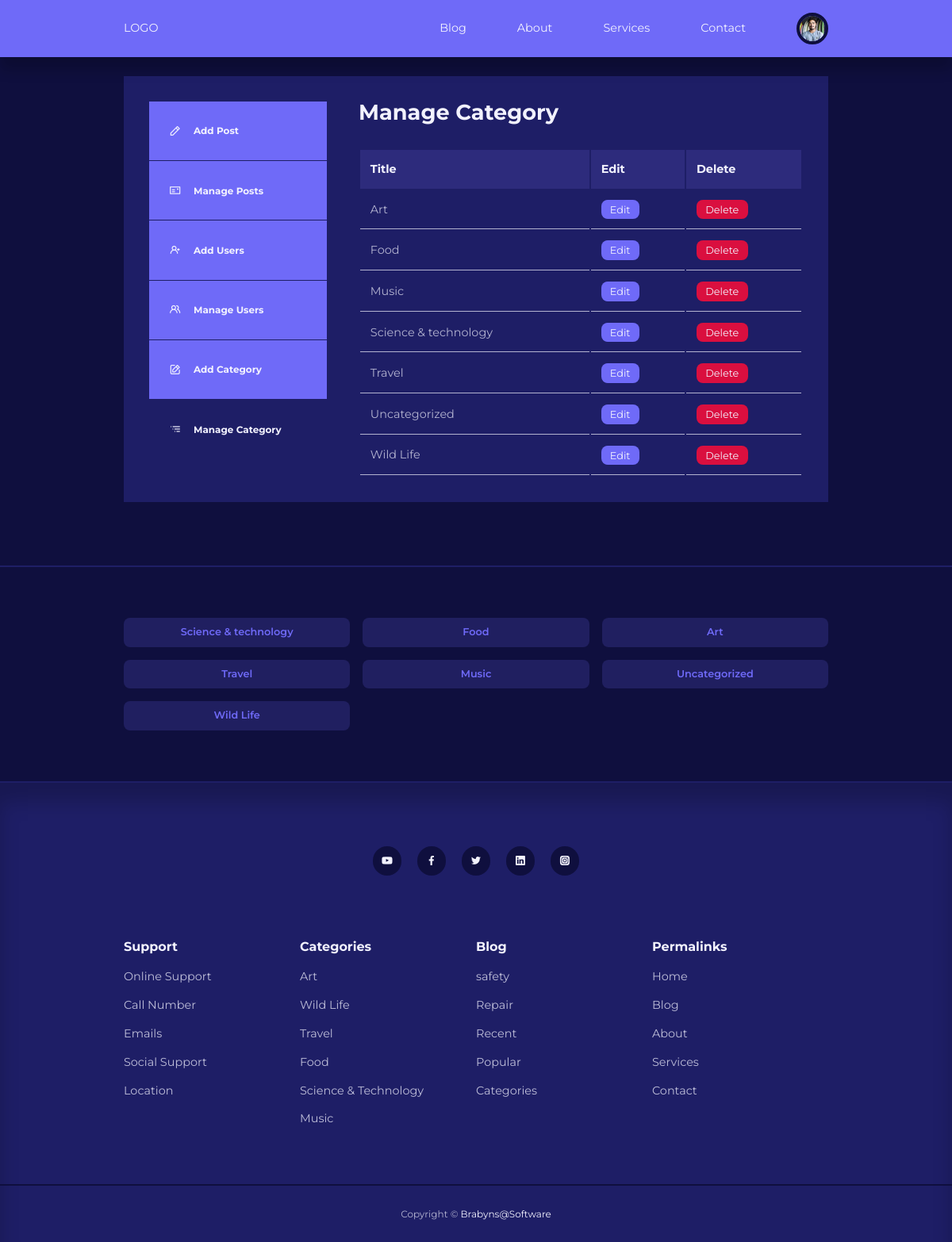
The app's page /blog/admin/manage-category.php (signed in) with its own data.
### tables this page shows
CREATE TABLE `users` (
  `id` int(11) UNSIGNED NOT NULL,
  `first_name` varchar(32) NOT NULL,
  `last_name` varchar(32) NOT NULL,
  `email` varchar(64) NOT NULL,
  `username` varchar(32) NOT NULL,
  `password` varchar(255) NOT NULL,
  `avatar` varchar(255) NOT NULL,
  `is_admin` varchar(32) NOT NULL
);

CREATE TABLE `categories` (
  `id` int(11) UNSIGNED NOT NULL,
  `title` varchar(50) NOT NULL,
  `description` text NOT NULL
);

### Blog/admin/includes/header.php (called while the page is built, shortened)
<?php
require '../includes/header.php';

### Blog/admin/manage-category.php (the view, shortened to what this page needs)
<?php include 'includes/header.php';
$fetch_category = "SELECT * FROM categories  ORDER BY title";
$result  = mysqli_query($connection, $fetch_category);
?>
   <section class="dashboard">
    <div class="container dashboard__container">
        <aside>
            <ul>
                <li>
                    <a href="add-post.php"><i class="uil uil-pen"></i>
                    <h5>Add Post</h5>
                    </a>
                </li>
                          <li>
                    <a href="index.php"><i class="uil uil-postcard"></i>
                    <h5>Manage Posts</h5>
                    </a>
                </li>
                <?php  if(isset($_SESSION['user_is_admin'])) : ?>
                              <li>
                    <a href="add-user.php"><i class="uil uil-user-plus"></i>
                    <h5>Add Users</h5>
                    </a>
                </li>
                             <li>
                    <a href="manage-user.php"><i class="uil uil-users-alt"></i>
                    <h5>Manage Users</h5>
                    </a>
                </li>
                              <li>
                    <a href="add-category.php"><i class="uil uil-edit"></i>
                    <h5>Add Category</h5>
                    </a>
                </li>                              <li>
                    <a href="manage-category.php" class="active"><i class="uil uil-list-ui-alt"></i>
                    <h5>Manage Category</h5>
                    </a>
                </li>
                 <?php endif ?>
            </ul>
        </aside>
        <main>
            <h2>Manage Category</h2>
              <?php if(mysqli_num_rows($result) > 0 ): ?>
            <table>
                <thead>
                    <tr>
                    <th>Title</th>
                    <th>Edit</th>
                    <th>Delete</th>
                    </tr>
                </thead>
                <tbody>
                   <?php while($category = mysqli_fetch_assoc($result)) : ?>
                    <tr>
                        <td><?= "{$category['title']}" ?></td>
                        <td><a href="<?= ROOT_URL ?>admin/edit-category.php?id=<?= $category['id'] ?>" class="btn sm">Edit</a></td>
                        <td><a href="<?= ROOT_URL ?>admin/delete-category.php?id=<?= $category['id'] ?>" class="btn sm danger">Delete</a></td>
                    </tr>
                    <?php endwhile ?>
                </tbody>
            </table>
            <?php else: ?>
            <div class="alert__message error"><?= "No Categories Found!!!" ?>  </div>
            <?php endif ?>
            </main>
    </div>
</section>
<?php include '../includes/footer.php';   ?>

### Blog/includes/header.php (shortened to what this page needs)
<?php
require 'config/database.php';
if(isset($_SESSION['user_id'])){
  $id = filter_var($_SESSION['user_id'], FILTER_SANITIZE_NUMBER_INT);
  $query = "SELECT * FROM users WHERE id = {$id}";
  $result = mysqli_query($connection, $query);
  $avatar = mysqli_fetch_assoc($result);
}
?>
<!DOCTYPE html>
<html lang="en">
<head>
    <link rel="stylesheet" href="<?= ROOT_URL?>css/style.css">
    <link rel="stylesheet" href="https://unicons.iconscout.com/release/v4.0.0/css/line.css">
</head>
<body>
    <nav>
        <div class="container nav__container">
            <a href="<?= ROOT_URL?>" class="nav__log">LOGO</a>
           <ul class="nav__items">
               <li><a href="<?= ROOT_URL?>blog.php">Blog</a></li>
               <li><a href="<?= ROOT_URL?>about.php">About</a></li>
               <li><a href="<?= ROOT_URL?>services.php">Services</a></li>
               <li><a href="<?= ROOT_URL?>contact.php">Contact</a></li>
               <?php if(isset($_SESSION['user_id'])) :  ?>
               <li class="nav__profile">
                   <div class="avatar">
                       <img src="<?= ROOT_URL . 'images/' .  $avatar['avatar'] ?>" alt="">
                   </div>
               </li>
                  <?php else : ?>
               <li><a href="<?= ROOT_URL?>signin.php">Signin</a></li>
              <?php endif ?>
           </ul>
        </div>
    </nav>

### Blog/includes/footer.php (shortened to what this page needs)
<?php
$fetch_category = "SELECT * FROM categories";
$result  = mysqli_query($connection, $fetch_category);
?>
<section class="category__buttons">
    <div class="container category__buttons-container">
       <?php while($category = mysqli_fetch_assoc($result)) : ?>
        <a href="<?= ROOT_URL ?>category-post.php?id=<?= $category['id'] ?>" class="category__button"><?= "{$category['title']}" ?></a>
 <?php endwhile ?>
    </div>
</section>
<footer>
    <div class="footer__socials">
        <a href="" target="_blank"><i class="uil uil-youtube"></i></a>
        <a href="" target="_blank"><i class="uil uil-facebook-f"></i></a>
        <a href="" target="_blank"><i class="uil uil-twitter"></i></a>
        <a href="" target="_blank"><i class="uil uil-linkedin"></i></a>
        <a href="" target="_blank"><i class="uil uil-instagram-alt"></i></a>
    </div>
    <div class="container footer__container">
        <article>
            <h4>Support</h4>
            <ul>
                <li><a href="">Online Support</a></li>
                <li><a href="">Call Number</a></li>
                <li><a href="">Emails</a></li>
                <li><a href="">Social Support</a></li>
                <li><a href="">Location</a></li>
            </ul>
        </article>
           <article>
            <h4>Categories</h4>
            <ul>
                <li><a href="">Art</a></li>
                <li><a href="">Wild Life</a></li>
                <li><a href="">Travel</a></li>
                <li><a href="">Food</a></li>
                <li><a href="">Science & Technology</a></li>
                <li><a href=""> Music</a></li>
            </ul>
        </article>
           <article>
            <h4>Blog</h4>
            <ul>
                <li><a href="">safety</a></li>
                <li><a href="">Repair</a></li>
                <li><a href="">Recent</a></li>
                <li><a href="">Popular</a></li>
                <li><a href="">Categories</a></li>
            </ul>
        </article>
               <article>
            <h4>Permalinks</h4>
            <ul>
                <li><a href="">Home</a></li>
                <li><a href="">Blog</a></li>
                <li><a href="">About</a></li>
                <li><a href="">Services</a></li>
                <li><a href="">Contact</a></li>
            </ul>
        </article>
    </div>
    <div class="footer__copyright">
        <small>Copyright &copy; <a href="mailto:burabuyabz@gmail.com" target="_blank">Brabyns@Software</a></small>
    </div>
</footer>
</body>
</html>

### Blog/css/style.css (style rules this page uses)
:root { --color-primary: #6f6af8; --color-primary-light: hsl(242, 91%, 69%, 18%); --color-primary-variant: #5854c7; --color-red: #da0f3f; --color-red-light: hsl(346, 87%, 46%, 15%); --color-green: #00c476; --color-green-light: hsl(156, 100%, 38%, 15%); --color-gray-900: #1e1e66; --color-gray-700: #2d2b7c; --color-gray-300: rgba(242, 242, 254, 0.3); --color-gray-200: rgba(242, 242, 254, 0.7); --color-white: #f2f2fe; --color-bg: #0f0f3e; --transition: all 300ms ease; --container-width-lg: 74%; --container-width-md: 88%; --form-width: 40%; --card-border-radius-1: 0.3rem; --card-border-radius-2: 0.5rem; --card-border-radius-3: 0.8rem; --card-border-radius-4: 2rem; --card-border-radius-5: 5rem; }
* { margin: 0; padding: 0; outline: 0; border: 0; list-style: none; text-decoration: none; box-sizing: border-box; }
body { font-family: montserrat, sans-serif; line-height: 1.6; color: var(--color-gray-200); overflow-x: hidden; background: var(--color-bg); font-size: 0.9rem; }
.container { width: var(--container-width-lg); max-width: 1800px; margin-inline: auto; }
section { margin-top: 3rem; width: 100vw; }
h1, h2, h3, h4, h5 { color: var(--color-white); line-height: 1.3; }
h2 { font-size: 1.7rem; margin: 1rem 0; }
h4 { font-size: 1rem; }
a { color: var(--color-white); transition: var(--transition); }
img { display: block; width: 100%; object-fit: cover; }
nav { background: var(--color-primary); width: 100vw; height: 4.5rem; position: fixed; top: 0; z-index: 10; box-shadow: 0 1rem 1rem rgba(0, 0, 0, 0.2); }
.nav__container { height: 100%; display: flex; align-items: center; justify-content: space-between; }
.avatar { width: 2.5rem; height: 2.5rem; border-radius: 50%; overflow: hidden; border: 0.3rem solid var(--color-bg); }
.nav__items { display: flex; align-items: center; gap: 4rem; }
.nav__profile { position: relative; cursor: pointer; }
.category__button { background: var(--color-primary-light); color: var(--color-primary); display: inline-block; padding: 0.5rem; border-radius: var(--card-border-radius-2); font-weight: 600; font-size: 0.8rem; text-align: center; }
.category__buttons { padding: 4rem 0; border-top: 2px solid var(--color-gray-900); border-bottom: 2px solid var(--color-gray-900); }
.category__buttons-container { width: fit-container; display: grid; grid-template-columns: repeat(3, 1fr); gap: 1rem; }
footer { background: var(--color-gray-900); padding: 5rem 0 0; box-shadow: inset 0 1.5rem 1.5rem rgba(0, 0, 0, 0.2); }
.footer__socials { margin-inline: auto; width: fit-content; margin-bottom: 5rem; display: flex; justify-content: space-between; align-items: center; gap:1.2rem }
.footer__socials a { background: var(--color-bg); border-radius: 50%; width: 2.3rem; height: 2.3rem; display: flex; align-items: center; justify-content: center; }
.footer__container { display: grid; grid-template-columns: repeat(4, 1fr); }
footer h4 { color: var(--color-white); margin-bottom: 0.6rem; }
footer ul li { padding: 0.4rem 0; }
footer ul a { opacity: 0.75; }
.footer__copyright { text-align: center; padding: 1.5rem 0; border-top: 2px solid var(--color-bg); margin-top: 4rem; }
.btn { display: inline; width: fit-content; padding: 0.6rem 1.2rem; background-color: var(--color-primary); border-radius: var(--card-border-radius-2); cursor: pointer; transition: var(--transition); color: var(--color-white); }
.btn.sm { padding: 0.3rem 0.7rem; font-size: 0.8rem; }
.btn.danger { background: var(--color-red) }
.dashboard { margin-top: 6rem; }
.dashboard__container { display: grid; grid-template-columns: 14rem auto; gap: 1rem; background: var(--color-gray-900); padding: 2rem; margin-bottom: 5rem; }
.dashboard aside a { background-color: var(--color-primary); display: flex; gap:1rem; align-items: center; padding: 1.6rem; }
.dashboard aside ul li:not(:last-child) a { border-bottom: 1px solid var(--color-gray-900); }
.dashboard aside a.active { background-color: var(--color-gray-900); }
.dashboard main { margin-left: 1.5rem; }
.dashboard main h2 { margin: 0 0 2rem 0; line-height: 1; }
.dashboard main table { width: 100%; text-align: left; }
.dashboard main table th { background: var(--color-gray-700); padding: 0.8rem; color: var(--color-white); }
.dashboard main table td { padding: 0.8rem; border-bottom: 1px solid var(--color-gray-200); }

### records on screen
users: avatar (picture)
categories: title "Art"
categories: title "Food"
categories: title "Music"
categories: title "Science & technology"
categories: title "Travel"
categories: title "Uncategorized"
categories: title "Wild Life"
